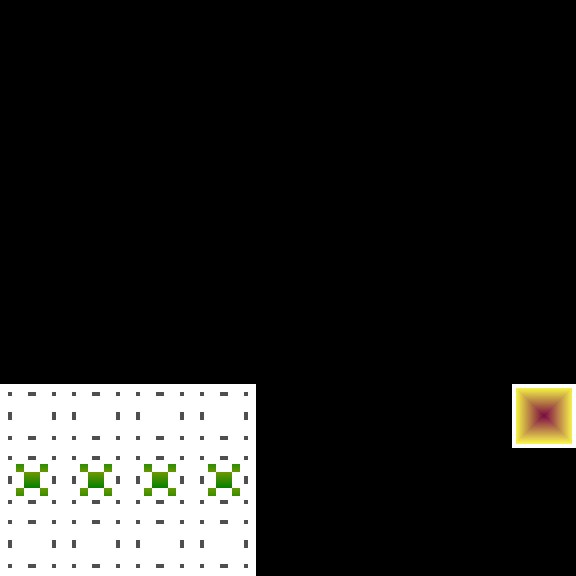

Tiled map render using the project's own tile images. Description and the map definition, with tile-layer contents summarised, below:
An orthogonal 9x9 tile map with 64x64 px tiles, 6 tile layers (background, foreground, portal, trap, ...) and 1 object (startpoint).

<map version="1.0" orientation="orthogonal" width="9" height="9" tilewidth="64" tileheight="64">
 <tileset firstgid="1" source="../textures/texturesV1.tsx" />
 <layer name="background" width="9" height="9">
  <data>[81 cells, 81 non-empty, 1 distinct tile ids]</data>
 </layer>
 <layer name="foreground" width="9" height="9">
  <data>[81 cells, 19 non-empty, 1 distinct tile ids]</data>
 </layer>
 <layer name="portal" width="9" height="9">
  <data>[81 cells, 6 non-empty, 1 distinct tile ids]</data>
 </layer>
 <layer name="trap" width="9" height="9">
  <data>[81 cells, 5 non-empty, 1 distinct tile ids]</data>
 </layer>
 <layer name="exit" width="9" height="9">
  <data>[81 cells, 1 non-empty, 1 distinct tile ids]</data>
 </layer>
 <layer name="fog" width="9" height="9">
  <data>[81 cells, 68 non-empty, 1 distinct tile ids]</data>
 </layer>
 <objectgroup name="player" width="9" height="9">
  <object name="startpoint" x="0" y="512" width="64" height="64">
   <properties>
    <property name="health" value="5" />
   </properties>
  </object>
 </objectgroup>
</map>